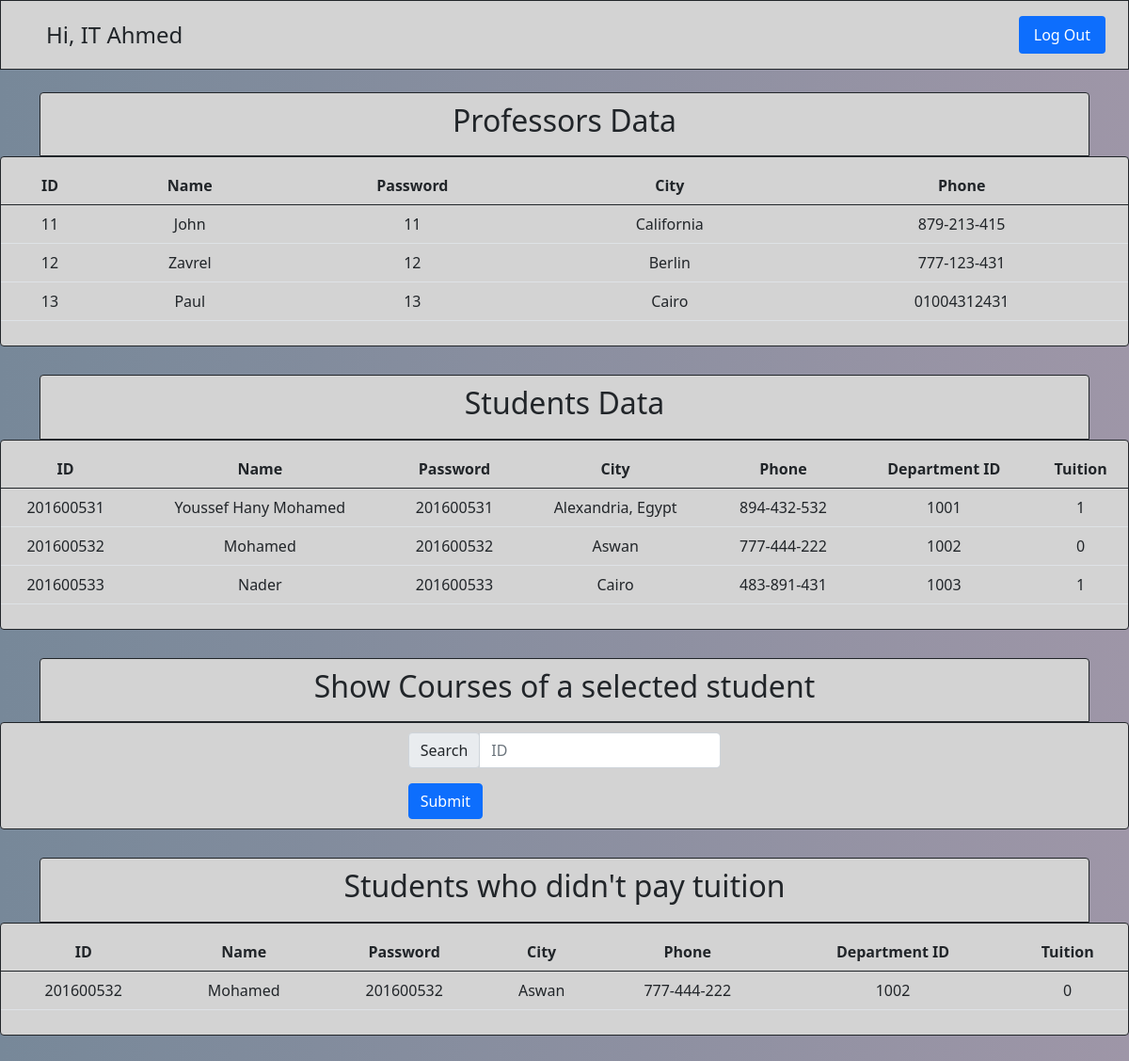
The app's page /public-html/it.php (signed in) with its own data.
### tables this page shows
CREATE TABLE `it_users` (
  `it_users_id` int(11) NOT NULL,
  `it_users_name` tinytext,
  `it_user_password` text
);

CREATE TABLE `professors` (
  `professor_id` int(11) NOT NULL,
  `professor_name` tinytext,
  `professor_password` text,
  `professor_city` tinytext,
  `professor_phone` tinytext
);

CREATE TABLE `students` (
  `student_id` int(11) NOT NULL,
  `student_name` tinytext,
  `student_password` text,
  `student_city` tinytext,
  `student_phone` tinytext,
  `student_tuition` tinyint(1) DEFAULT NULL,
  `department_id` int(11) DEFAULT NULL
);

### public-html/system.ctrl.php (called while the page is built, shortened)
<?php
require 'db-conn.inc.php';
    function phpFetchDB($db_query, $db_data) {
      global $connection;
      $statement = $connection->prepare($db_query);
      $statement->execute($db_data);
      return $statement->fetch(PDO::FETCH_ASSOC);
    }
?>

### public-html/it.php (the view, shortened to what this page needs)
<?php
require 'system.ctrl.php';
?>
<!doctype html>
<html lang="en">
  <head>
    <link href="https://cdn.jsdelivr.net/npm/bootstrap@5.0.2/dist/css/bootstrap.min.css" rel="stylesheet">
    <link rel="stylesheet" href="orus.css">
  </head>
  <body>
    <?php
    $db_data=array($_SESSION["uid"]);
    $dbUserRow=phpFetchDB('SELECT * FROM it_users WHERE it_users_id=?',$db_data);
    ?>
    <header class="d-flex flex-wrap justify-content-center py-3 mb-4 border-bottom sign-in-row border border-dark">
            <div class="d-flex align-items-center mb-3 mb-md-0 me-md-auto text-dark text-decoration-none col-lg-6">
                <svg class="bi me-2" width="40" height="32"><use xlink:href="#bootstrap"></use></svg>
                <span class="fs-4">Hi, IT <?php echo $dbUserRow["it_users_name"];?></span>
            </div>
            <div class="ms-5 me-4">
                <ul class="nav nav-pills">
                    <li class="nav-item"><a href="logout.ctrl.php" class="nav-link active" aria-current="page">Log Out</a></li>
                </ul>
            </div>
    </header>
    <div class="container">
      <div class="rounded-top border border-dark mb-0 sign-in-row d-flex justify-content-center">
        <h2>Professors Data</h2>
      </div>
    </div>
    <div class="sign-in-row rounded border border-dark flex-column">
        <table class="table table-responsive table_striped text-center">
            <thead>
                <tr>
                <th scope="col">ID</th>
                <th scope="col">Name</th>
                <th scope="col">Password</th>
                <th scope="col">City</th>
                <th scope="col">Phone</th>
                </tr>
            </thead>
            <tbody>
                <?php foreach($connection->query("SELECT * FROM professors") as $record){ ?>
                    <?php
                    echo '<tr>';
                    echo '<td>' . $record['professor_id'] . '</td>';
                    echo '<td>' . $record['professor_name'] . '</td>';
                    echo '<td>' . $record['professor_password'] . '</td>';
                    echo '<td>' . $record['professor_city'] . '</td>';
                    echo '<td>' . $record['professor_phone'] . '</td>';
                    echo '</tr>';
                    ?>
                <?php } ?>
            </tbody>
        </table>
    </div>
    <div class="container">
      <div class="rounded-top border border-dark mb-0 sign-in-row d-flex justify-content-center">
        <h2>Students Data</h2>
      </div>
    </div>
    <div class="sign-in-row rounded border border-dark flex-column">
        <table class="table table-responsive table_striped text-center">
            <thead>
                <tr>
                <th scope="col">ID</th>
                <th scope="col">Name</th>
                <th scope="col">Password</th>
                <th scope="col">City</th>
                <th scope="col">Phone</th>
                <th scope="col">Department ID</th>
                <th scope="col">Tuition</th>
                </tr>
            </thead>
            <tbody>
                <?php foreach($connection->query("SELECT * FROM students") as $record){ ?>
                    <?php
                    echo '<tr>';
                    echo '<td>' . $record['student_id'] . '</td>';
                    echo '<td>' . $record['student_name'] . '</td>';
                    echo '<td>' . $record['student_password'] . '</td>';
                    echo '<td>' . $record['student_city'] . '</td>';
                    echo '<td>' . $record['student_phone'] . '</td>';
                    echo '<td>' . $record['department_id'] . '</td>';
                    echo '<td>' . $record['student_tuition'] . '</td>';
                    echo '</tr>';
                    ?>
                <?php } ?>
            </tbody>
        </table>
    </div>
    <div class="container">
      <div class="rounded-top border border-dark mb-0 sign-in-row d-flex justify-content-center">
        <h2>Show Courses of a selected student</h2>
      </div>
    </div>
    <div class="sign-in-row rounded border border-dark flex-column">
      <form action="it-students-courses.ctrl.php" method="post">
          <div class="input-group mb-3">
              <div class="input-group-prepend">
                  <span class="input-group-text" id="inputGroup-sizing-default">Search</span>
              </div>
              <input type="number" name="studentCriteriaId" placeholder="ID" class="form-control" aria-label="Default" aria-describedby="inputGroup-sizing-default">
          </div>
          <button type="submit" class="btn btn-primary">Submit</button>
      </form>
    </div>
    <div class="container">
      <div class="rounded-top border border-dark mb-0 sign-in-row d-flex justify-content-center">
        <h2>Students who didn't pay tuition</h2>
      </div>
    </div>
    <div class="sign-in-row rounded border border-dark flex-column">
        <table class="table table-responsive table_striped text-center">
            <thead>
                <tr>
                <th scope="col">ID</th>
                <th scope="col">Name</th>
                <th scope="col">Password</th>
                <th scope="col">City</th>
                <th scope="col">Phone</th>
                <th scope="col">Department ID</th>
                <th scope="col">Tuition</th>
                </tr>
            </thead>
            <tbody>
                <?php foreach($connection->query("SELECT * FROM students WHERE student_tuition=0") as $record){ ?>
                    <?php
                    echo '<tr>';
                    echo '<td>' . $record['student_id'] . '</td>';
                    echo '<td>' . $record['student_name'] . '</td>';
                    echo '<td>' . $record['student_password'] . '</td>';
                    echo '<td>' . $record['student_city'] . '</td>';
                    echo '<td>' . $record['student_phone'] . '</td>';
                    echo '<td>' . $record['department_id'] . '</td>';
                    echo '<td>' . $record['student_tuition'] . '</td>';
                    echo '</tr>';
                    ?>
                <?php } ?>
            </tbody>
        </table>
    </div>
  </body>
</html>

### public-html/orus.css (style rules this page uses)
.sign-in-row { display:flex; justify-content: center; align-items: center; background-color: lightgray; margin-bottom: 30px; padding: 10px 0 10px 0; }
html body { background-color: lightgoldenrodyellow; background: linear-gradient(to right, lightslategray, rgba(26, 7, 48, 0.425)); }

### records on screen
it_users: it_users_name "Ahmed"
professors: professor_id "11", professor_name "John", professor_password "11", professor_city "California", professor_phone "879-213-415"
professors: professor_id "12", professor_name "Zavrel", professor_password "12", professor_city "Berlin", professor_phone "777-123-431"
professors: professor_id "13", professor_name "Paul", professor_password "13", professor_city "Cairo", professor_phone "01004312431"
students: student_id "201600531", student_name "Youssef Hany Mohamed", student_password "201600531", student_city "Alexandria, Egypt", student_phone "894-432-532", department "1001", student_tuition "1"
students: student_id "201600532", student_name "Mohamed", student_password "201600532", student_city "Aswan", student_phone "777-444-222", department "1002", student_tuition "0"
students: student_id "201600533", student_name "Nader", student_password "201600533", student_city "Cairo", student_phone "483-891-431", department "1003", student_tuition "1"
